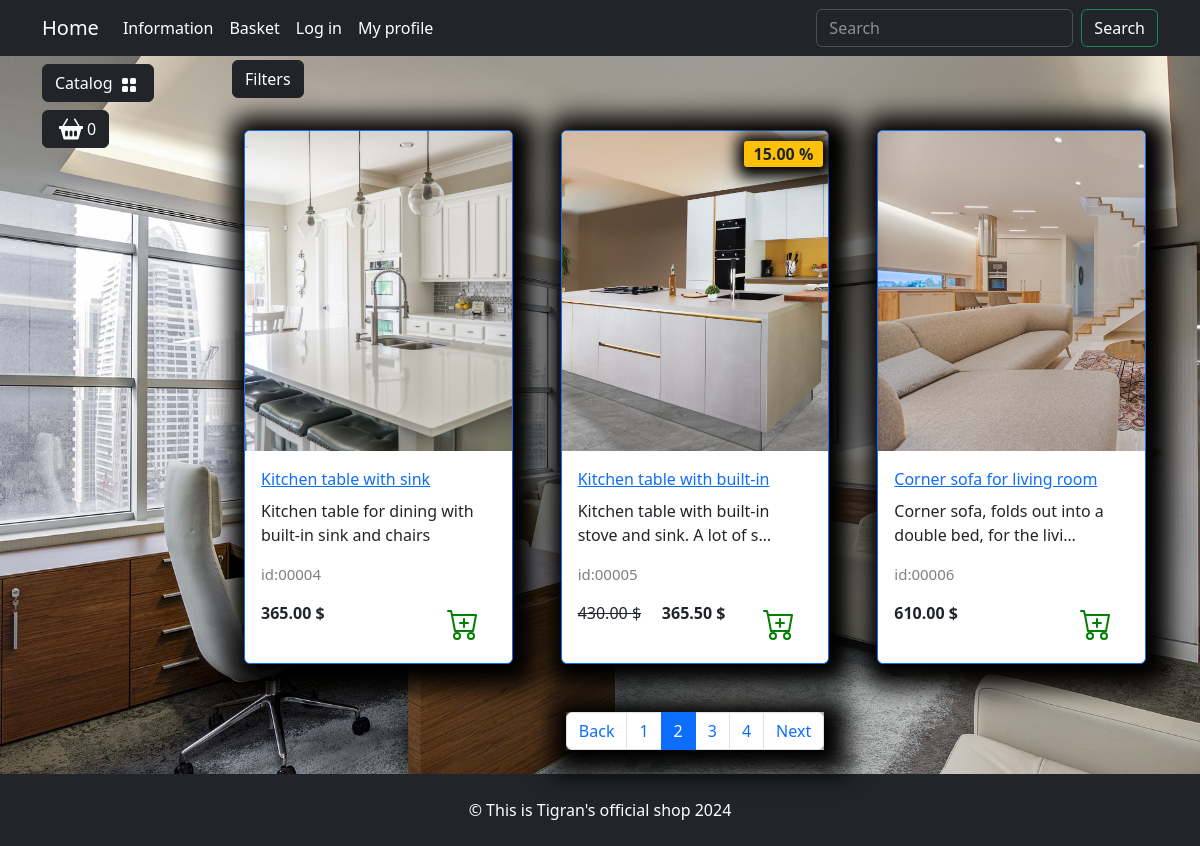
The page /catalog/all-products/?page=2 on the database its author committed.
### goods/models.py (models this page shows, shortened)
class Products(models.Model):
    name = models.CharField(max_length=150, unique=True)
    slug = models.SlugField(max_length=200, unique=True, blank=True, null=True)
    description = models.TextField(blank=True, null=True)
    image = models.ImageField(upload_to='goods_images', blank=True, null=True)
    price = models.DecimalField(default=0.00,max_digits=7, decimal_places=2)
    discount = models.DecimalField(default=0.00,max_digits=4, decimal_places=2)
    quantity = models.PositiveIntegerField(default=0)
    category = models.ForeignKey(to=Category, on_delete=models.CASCADE)
    class Meta:
        db_table = 'product'
        ordering = ('id',)
    def display_id(self):
        return  f'{self.id:05}'
    def sell_price(self):
        if self.discount:
            return round(self.price - self.price * self.discount/100, 2)
        return self.price

### goods/views.py (the view)
# urls.py: path('catalog/', include('goods.urls', namespace='catalog'))
def catalog(request, category_slug) -> HttpResponse:
    page = request.GET.get('page', 1)
    on_sale = request.GET.get('on_sale', None)
    order_by = request.GET.get('order_by', None)
    if category_slug == 'all-products':
        goods = Products.objects.all()
    else:
        goods = get_list_or_404(Products.objects.filter(category__slug=category_slug))
    if on_sale:
        goods = goods.filter(discount__gt=0)
    if order_by and order_by != "default":
        goods = goods.order_by(order_by)
    paginator = Paginator(goods, 3)
    current_page = paginator.page(int(page))
    context = {
        'title': 'Home - Catalog',
        'goods': current_page,
        'slug_url': category_slug,
    }
    return render(request, 'goods/catalog.html', context)

### goods/templatetags/goods_tags.py (called while the page is built)
@register.simple_tag()
def tag_categories():
    return  Category.objects.all()

### goods/templates/goods/catalog.html (shortened to what this page needs)
{% extends "main/base.html" %}
{% load static  %}
{% block content %}
<div class="row">
    <div class="dropdown mb-2">
        <button class="btn btn-secondary dropdown-toggle btn-dark" type="button" data-bs-toggle="dropdown"
                aria-expanded="false">
            Filters
        </button>
    </div>
    {% for product in goods %}
    <div class="col-lg-4 col-md-6 p-4">
        <div class="card border-primary rounded custom-shadow">
            <img src="{{ product.image.url }}" class="card-img-top" alt="...">
            <div class="card-body">
                <a href="{% url 'catalog:product' product.slug%}">
                    <p class="card-title">{{ product.name }}</p>
                </a>
                <p class="card-text ">{{ product.description|truncatechars:55 }}</p>
                <p class="product_id">id:{{ product.display_id}}</p>
                <div class="d-flex justify-content-between">
                    {% if product.discount %}
                    <p><s>{{ product.price }} $ </s></p>
                    <p><strong>{{ product.sell_price }} $</strong></p>
                    <span class="badge bg-warning text-dark"> {{ product.discount }} %</span>
                    {% else %}
                    <p><strong>{{ product.price }} $</strong></p>
                    {% endif %}
                    <a href="#" class="btn add-to-cart">
                        <img class="mx-1" src="{% static " deps/icons/cart-plus.svg" %}" alt="Catalog Icon"
                        width="32" height="32">
                    </a>
                </div>
            </div>
        </div>
    </div>
    {% endfor %}
</div>
<nav aria-label="Page navigation example">
    <ul class="pagination justify-content-center my-4">
        <div class="custom-shadow d-flex">
            <li class="page-item  {% if not  goods.has_previous %} disabled{% endif%} ">
                <a class="page-link" href="{% if goods.has_previous %}?page={{goods.previous_page_number}}{% else %}#{% endif%}">Back</a>
            </li>
            {% for page in goods.paginator.page_range %}
            {% if page >= goods.number|add:-2 and page <= goods.number|add:2 %}
            <li class="page-item {% if goods.number == page %} active {% endif %}"><a class="page-link"
                                                                                      href="?page={{ page }}">{{ page }}</a>
            </li>
            {% endif %}
            {% endfor %}
            <li class="page-item  {% if not  goods.has_next %} disabled{% endif%} ">
                <a class="page-link" href="{% if goods.has_next %}?page={{ goods.next_page_number }}{% else %}#{% endif %}">Next</a>
            </li>
        </div>
    </ul>
</nav>
{% endblock %}
{% block footer %}
<footer class="py-4 bg-dark">
    <div class="container">
        <p class="m-0 text-center text-white"> &copy; This is Tigran's official shop 2024</p>
    </div>
</footer>
{% endblock %}

### static/deps/css/my_css.css (style rules this page uses)
body { background-image: url("../images/bg-image.jpg"); background-repeat: no-repeat; background-attachment: fixed; background-position: center center; background-size: cover; height: 100%; }
.dropdown-toggle::after { content: none; }
.custom-shadow { box-shadow: 5px 5px 25px 19px #000000; }
.product_id { color: gray; font-size: 15px; }
.badge.bg-warning.text-dark { position: absolute; top: 10px; right: 5px; z-index: 1; padding: 5px 10px; border-radius: 3px; font-size: 1rem; box-shadow: 2px 2px 15px 9px #000000; }

### rows shown on the page
Products: image (picture), name "Kitchen table with sink", description "Kitchen table for dining with built-in sink and chairs", display_id "00004", price "365.00"
Products: image (picture), name "Kitchen table with built-in", description "Kitchen table with built-in stove and sink. A lot of s…", display_id "00005", price "430.00", sell_price "365.50", discount "15.00"
Products: image (picture), name "Corner sofa for living room", description "Corner sofa, folds out into a double bed, for the livi…", display_id "00006", price "610.00"

### other values the page prints
{{ page }} "1" "2" "3" "4"
